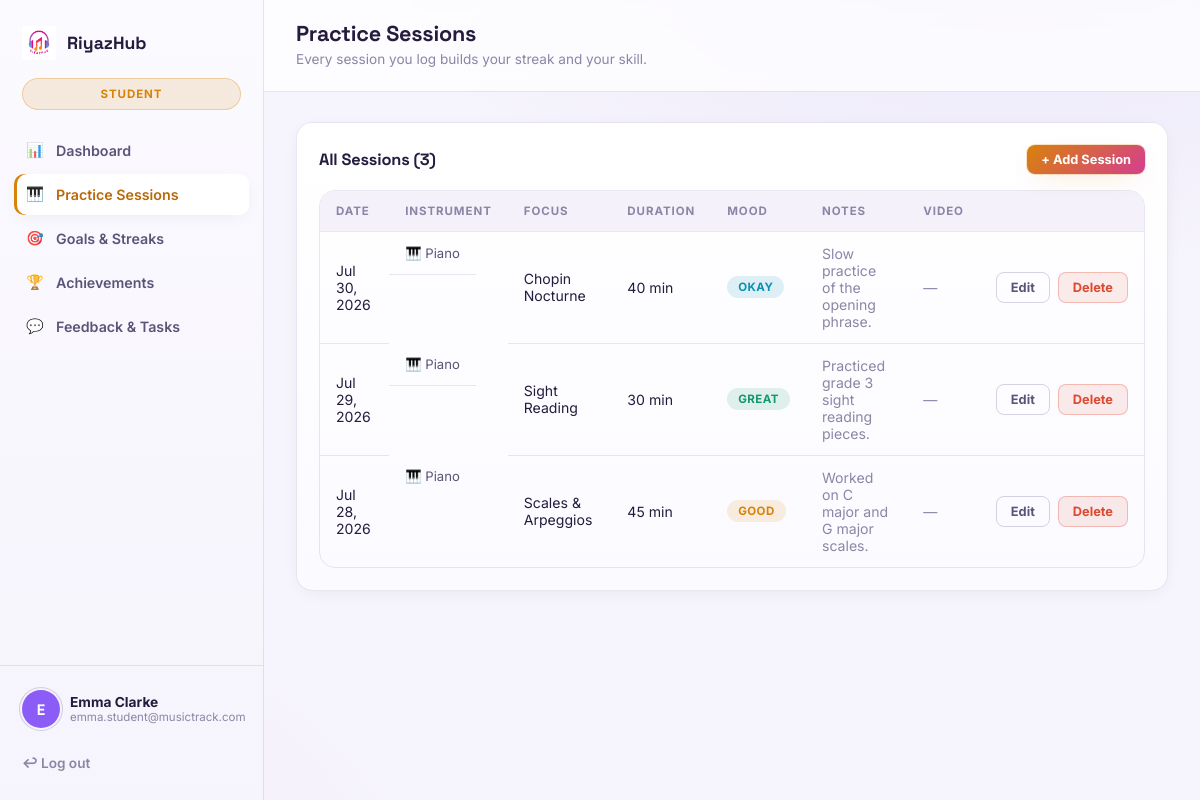
The app's page /student/sessions.php (signed in) with its own data.
### tables this page shows
CREATE TABLE practice_sessions (
  id INT AUTO_INCREMENT PRIMARY KEY,
  student_id INT NOT NULL,
  instrument_id INT DEFAULT NULL,
  session_date DATE NOT NULL,
  duration_minutes INT NOT NULL,
  focus_area VARCHAR(150) DEFAULT NULL,
  notes TEXT,
  mood ENUM('great','good','okay','tough') DEFAULT 'good',
  video_path VARCHAR(255) DEFAULT NULL,
  created_at TIMESTAMP DEFAULT CURRENT_TIMESTAMP,
  CONSTRAINT fk_sessions_student FOREIGN KEY (student_id) REFERENCES users(id) ON DELETE CASCADE,
  CONSTRAINT fk_sessions_instrument FOREIGN KEY (instrument_id) REFERENCES instruments(id) ON DELETE SET NULL
);

CREATE TABLE instruments (
  id INT AUTO_INCREMENT PRIMARY KEY,
  name VARCHAR(100) NOT NULL,
  description VARCHAR(255) DEFAULT NULL,
  icon VARCHAR(10) DEFAULT '🎵',
  created_at TIMESTAMP DEFAULT CURRENT_TIMESTAMP
);

### includes/auth.php (called while the page is built, shortened)
<?php
function h($str) {
    return htmlspecialchars((string) $str, ENT_QUOTES, 'UTF-8');
}

### student/sessions.php (the view, shortened to what this page needs)
<?php
require_once __DIR__ . '/../includes/auth.php';
$db = getDB();
$studentId = $_SESSION['user_id'];
$stmt = $db->prepare('SELECT ps.*, i.name AS instrument_name, i.icon FROM practice_sessions ps
                       LEFT JOIN instruments i ON i.id = ps.instrument_id
                       WHERE ps.student_id = ? ORDER BY ps.session_date DESC, ps.created_at DESC');
$stmt->execute([$studentId]);
$sessions = $stmt->fetchAll();
require __DIR__ . '/../includes/sidebar.php';
?>
<div class="card">
  <div class="card-header">
    <h3>All Sessions (<?= count($sessions) ?>)</h3>
    <button class="btn btn-primary btn-sm" onclick="openModal('addSessionModal')">+ Add Session</button>
  </div>
  <?php if (!$sessions): ?>
    <div class="empty-state">
      <div class="eq-bars"><span></span><span></span><span></span><span></span><span></span></div>
      <h3>No sessions logged yet</h3>
      <p>Click "Add Session" to record your first practice log.</p>
    </div>
  <?php else: ?>
  <div class="table-wrap">
    <table>
      <thead>
        <tr><th>Date</th><th>Instrument</th><th>Focus</th><th>Duration</th><th>Mood</th><th>Notes</th><th>Video</th><th></th></tr>
      </thead>
      <tbody>
        <?php foreach ($sessions as $s): ?>
        <tr>
          <td><?= date('M j, Y', strtotime($s['session_date'])) ?></td>
          <td class="tag-instrument"><?= h($s['icon'] ?? '🎵') ?> <?= h($s['instrument_name'] ?? '—') ?></td>
          <td><?= h($s['focus_area'] ?: '—') ?></td>
          <td><?= (int)$s['duration_minutes'] ?> min</td>
          <td>
            <?php
              $moodBadge = ['great'=>'badge-success','good'=>'badge-gold','okay'=>'badge-cyan','tough'=>'badge-danger'];
              $cls = $moodBadge[$s['mood']] ?? 'badge-muted';
            ?>
            <span class="badge <?= $cls ?>"><?= h(ucfirst($s['mood'])) ?></span>
          </td>
          <td class="text-faint" style="max-width:220px; white-space:normal;"><?= h($s['notes'] ?: '—') ?></td>
          <td>
            <?php if (!empty($s['video_path'])): ?>
              <button type="button" class="btn btn-outline btn-sm" onclick="openModal('watch-<?= (int)$s['id'] ?>')">🎥 Watch</button>
            <?php else: ?>
              <span class="text-faint">—</span>
            <?php endif; ?>
          </td>
          <td>
            <div class="flex gap-8">
              <a class="btn btn-outline btn-sm" href="?edit=<?= (int)$s['id'] ?>">Edit</a>
              <form action="session_action.php" method="POST" onsubmit="return confirmDelete('Delete this practice session? Its video (if any) will also be removed.')">
                <button type="submit" class="btn btn-danger btn-sm">Delete</button>
              </form>
            </div>
          </td>
        </tr>
        <?php endforeach; ?>
      </tbody>
    </table>
  </div>
  <?php endif; ?>
</div>
<?php require __DIR__ . '/../includes/footer.php'; ?>

### assets/css/style.css (style rules this page uses)
:root { --void: #f6f4fc; --stage: #fbfaff; --surface: #ffffff; --surface-2: #f4f1fb; --surface-3: #e9e3f6; --line: rgba(76, 61, 122, 0.12); --line-strong: rgba(76, 61, 122, 0.22); --gold: #d9820a; --gold-soft: rgba(217, 130, 10, 0.13); --magenta: #d43e8f; --magenta-soft:rgba(212, 62, 143, 0.13); --cyan: #0891b2; --cyan-soft: rgba(8, 145, 178, 0.13); --violet: #7c3aed; --success: #15966b; --warning: #d9820a; --danger: #dc4a30; --text: #241b3d; --text-dim: #5c5478; --text-faint: #8c85a6; --font-display: 'Space Grotesk', sans-serif; --font-body: 'Inter', sans-serif; --font-mono: 'Space Mono', monospace; --radius-sm: 10px; --radius-md: 16px; --radius-lg: 22px; --shadow-glow-gold: 0 0 0 1px rgba(217,130,10,.22), 0 8px 26px -10px rgba(217,130,10,.32); --shadow-glow-magenta: 0 0 0 1px rgba(212,62,143,.22), 0 8px 26px -10px rgba(212,62,143,.32); --shadow-card: 0 4px 20px -8px rgba(60,40,110,.12); }
*, *::before, *::after { box-sizing: border-box; }
html { scroll-behavior: smooth; }
body { margin:0; min-height:100vh; font-family: var(--font-body); background: radial-gradient(1100px 600px at 85% -10%, rgba(139,107,242,.10), transparent 60%), radial-gradient(900px 500px at -10% 110%, rgba(212,62,143,.08), transparent 60%), var(--void); color: var(--text); -webkit-font-smoothing: antialiased; }
h1,h2,h3,h4,h5 { font-family: var(--font-display); font-weight: 700; margin: 0 0 .4em; letter-spacing: -0.01em; color: var(--text); }
a { color: inherit; text-decoration: none; }
.btn { display:inline-flex; align-items:center; justify-content:center; gap:8px; border:none; cursor:pointer; font-family:var(--font-body); font-weight:700; font-size:.92rem; padding: 12px 22px; border-radius: var(--radius-sm); transition: transform .15s ease, box-shadow .15s ease, background .15s ease, opacity .15s ease; white-space: nowrap; }
.btn-primary { background: linear-gradient(135deg, var(--gold), var(--magenta)); color:#fff; box-shadow: var(--shadow-glow-gold); }
.btn-outline { background:transparent; color: var(--text-dim); border:1px solid var(--line-strong); }
.btn-danger { background: rgba(220,74,48,.10); color: var(--danger); border:1px solid rgba(220,74,48,.3); }
.btn-sm { padding: 7px 14px; font-size:.8rem; border-radius: 8px; }
.card { background: linear-gradient(180deg, var(--surface), var(--stage)); border: 1px solid var(--line); border-radius: var(--radius-md); padding: 22px; box-shadow: var(--shadow-card); position:relative; }
.card-header { display:flex; align-items:center; justify-content:space-between; margin-bottom:16px; }
.card-header h3 { font-size:1.02rem; margin:0; }
.table-wrap { overflow-x:auto; border-radius: var(--radius-md); border:1px solid var(--line); }
table { width:100%; border-collapse:collapse; font-size:.88rem; }
thead th { text-align:left; padding: 13px 16px; background: var(--surface-2); color: var(--text-faint); font-size:.72rem; text-transform:uppercase; letter-spacing:.08em; border-bottom: 1px solid var(--line); white-space:nowrap; }
tbody td { padding: 13px 16px; border-bottom: 1px solid var(--line); vertical-align: middle; }
tbody tr:last-child td { border-bottom:none; }
tbody tr { transition: background .15s ease; }
.badge { display:inline-flex; align-items:center; gap:5px; padding: 4px 11px; border-radius: 999px; font-size:.72rem; font-weight:700; text-transform:uppercase; letter-spacing:.04em; }
.badge-gold { background: var(--gold-soft); color: var(--gold); }
.badge-cyan { background: var(--cyan-soft); color: var(--cyan); }
.badge-success { background: rgba(21,150,107,.13); color: var(--success); }
.tag-instrument { display:inline-flex; align-items:center; gap:6px; font-size:.82rem; color: var(--text-dim); }
.text-faint { color: var(--text-faint); }
.flex { display:flex; }
.gap-8 { gap:8px; }
.content > * { animation: fadeUp .4s ease both; }

### records on screen
practice_sessions: session_date "Jul 30, 2026", instrument.icon "🎹", instrument.name "Piano", focus_area "Chopin Nocturne", duration_minutes "40", mood "OKAY", notes "Slow practice of the opening phrase."
practice_sessions: session_date "Jul 29, 2026", instrument.icon "🎹", instrument.name "Piano", focus_area "Sight Reading", duration_minutes "30", mood "GREAT", notes "Practiced grade 3 sight reading pieces."
practice_sessions: session_date "Jul 28, 2026", instrument.icon "🎹", instrument.name "Piano", focus_area "Scales & Arpeggios", duration_minutes "45", mood "GOOD", notes "Worked on C major and G major scales."

### other values on screen
$roleLabels[$role] "STUDENT"
$item['ico'] "📊"
$item['label'] "Dashboard"
$item['ico'] "🎹"
$item['label'] "Practice Sessions"
$item['ico'] "🎯"
$item['label'] "Goals & Streaks"
$item['ico'] "🏆"
$item['label'] "Achievements"
$item['ico'] "💬"
$item['label'] "Feedback & Tasks"
substr($user['full_name'],0,1) "E"
$user['full_name'] "Emma Clarke"
$user['email'] "emma.student@musictrack.com"
$pageTitle "Practice Sessions"
